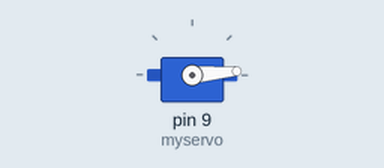
Recording of a sketch running on a simulated Arduino Uno, built with avr-gcc and run on an emulated ATmega328P. On the bench: servo.

Above: at 0.05 s.
At 0.55 s:
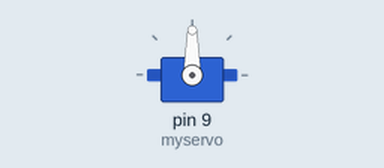
At 1.05 s:
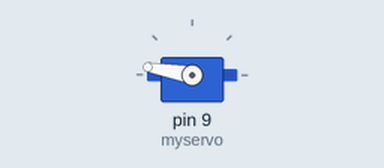
At 2.1 s:
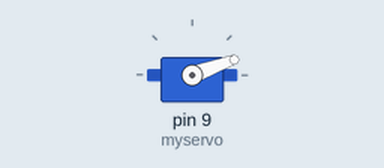
Timing chart, 0 to 5.1 s (numbered marks = the images above):
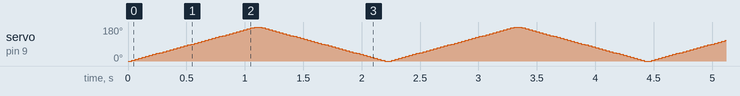

The sketch:

servo_basic.ino
```cpp
#include <Servo.h>

int pos = 0;  //변수 pos를 정수로 선언

Servo myservo;  //서보모터의 이름을 'myservo'로 지정

void setup()
{
  myservo.attach(9);  //9번 핀으로 서보모터 지정
}

void loop()
{
  for (pos = 0; pos <= 180; pos += 5) {  //pos변수 호출, 조건만큼 반속 실행
    myservo.write(pos);  //반복하는 값을 서보모터의 각도로 입력

    delay(30);
  }
  for (pos = 180; pos >= 0; pos -= 5) {  //pos변수 호출, 조건만큼 반속 실행
    myservo.write(pos);  //반복하는 값을 서보모터의 각도로 입력

    delay(30);
  }
}
```
